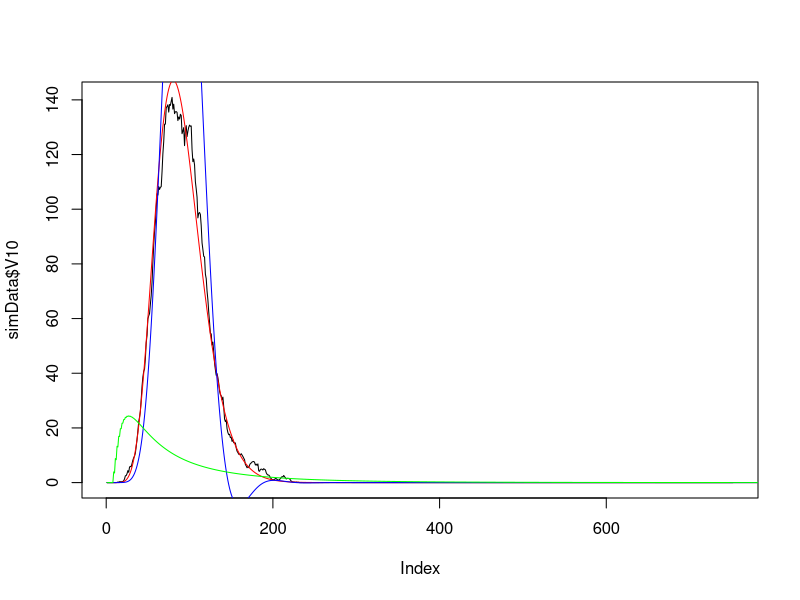

R code for this plot:
rm(list=ls())

simData = read.csv("1790599216416588_Populations.txt", sep = "\t", head = F)

testPDEData = read.csv("mesh0.02_deltaX.txt", sep = "\t", head = F)
testPDEData2 = read.csv("mesh0.2_deltaX.txt", sep = "\t", head = F)
testPDEData3 = read.csv("mesh0.015_deltaX.txt", sep = "\t", head = F)
testPDEData4 = read.csv("mesh0.1_deltaX.txt", sep = "\t", head = F)

quartz()
plot(simData$V10, type = "l")
matplot(testPDEData$V9*1000, type = "l", col = "red", add = T)
#matplot(testPDEData2$V9*1000, type = "l", col = "blue", add =T)
matplot(testPDEData3$V9*1000, type = "l", col = "blue", add =T)
matplot(testPDEData4$V9*1000, type = "l", col = "green", add =T)

